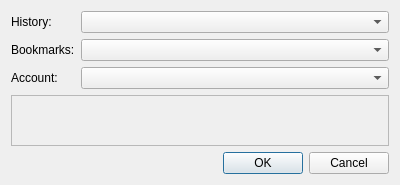
<?xml version="1.0" encoding="UTF-8"?>
<ui version="4.0">
 <class>JoinConferenceDialog</class>
 <widget class="QDialog" name="JoinConferenceDialog">
  <property name="geometry">
   <rect>
    <x>0</x>
    <y>0</y>
    <width>400</width>
    <height>185</height>
   </rect>
  </property>
  <property name="windowTitle">
   <string>Join a conference</string>
  </property>
  <layout class="QVBoxLayout" name="verticalLayout">
   <item>
    <layout class="QFormLayout" name="formLayout">
     <property name="fieldGrowthPolicy">
      <enum>QFormLayout::AllNonFixedFieldsGrow</enum>
     </property>
     <item row="0" column="0">
      <widget class="QLabel" name="label_2">
       <property name="text">
        <string>History:</string>
       </property>
      </widget>
     </item>
     <item row="0" column="1">
      <widget class="QComboBox" name="HistoryBox_">
       <property name="insertPolicy">
        <enum>QComboBox::InsertAlphabetically</enum>
       </property>
      </widget>
     </item>
     <item row="1" column="0">
      <widget class="QLabel" name="label_3">
       <property name="text">
        <string>Bookmarks:</string>
       </property>
      </widget>
     </item>
     <item row="1" column="1">
      <widget class="QComboBox" name="BookmarksBox_">
       <property name="insertPolicy">
        <enum>QComboBox::InsertAlphabetically</enum>
       </property>
      </widget>
     </item>
     <item row="2" column="0">
      <widget class="QLabel" name="label">
       <property name="text">
        <string>Account:</string>
       </property>
      </widget>
     </item>
     <item row="2" column="1">
      <widget class="QComboBox" name="AccountBox_">
       <property name="insertPolicy">
        <enum>QComboBox::InsertAlphabetically</enum>
       </property>
      </widget>
     </item>
    </layout>
   </item>
   <item>
    <widget class="QFrame" name="JoinWidgetFrame_">
     <property name="frameShape">
      <enum>QFrame::StyledPanel</enum>
     </property>
     <property name="frameShadow">
      <enum>QFrame::Raised</enum>
     </property>
     <layout class="QVBoxLayout" name="JoinWidgetFrameLayout_">
      <property name="margin">
       <number>1</number>
      </property>
     </layout>
    </widget>
   </item>
   <item>
    <widget class="QDialogButtonBox" name="ButtonBox_">
     <property name="orientation">
      <enum>Qt::Horizontal</enum>
     </property>
     <property name="standardButtons">
      <set>QDialogButtonBox::Cancel|QDialogButtonBox::Ok</set>
     </property>
    </widget>
   </item>
  </layout>
 </widget>
 <resources/>
 <connections>
  <connection>
   <sender>ButtonBox_</sender>
   <signal>accepted()</signal>
   <receiver>JoinConferenceDialog</receiver>
   <slot>accept()</slot>
   <hints>
    <hint type="sourcelabel">
     <x>248</x>
     <y>254</y>
    </hint>
    <hint type="destinationlabel">
     <x>157</x>
     <y>274</y>
    </hint>
   </hints>
  </connection>
  <connection>
   <sender>ButtonBox_</sender>
   <signal>rejected()</signal>
   <receiver>JoinConferenceDialog</receiver>
   <slot>reject()</slot>
   <hints>
    <hint type="sourcelabel">
     <x>316</x>
     <y>260</y>
    </hint>
    <hint type="destinationlabel">
     <x>286</x>
     <y>274</y>
    </hint>
   </hints>
  </connection>
 </connections>
</ui>
